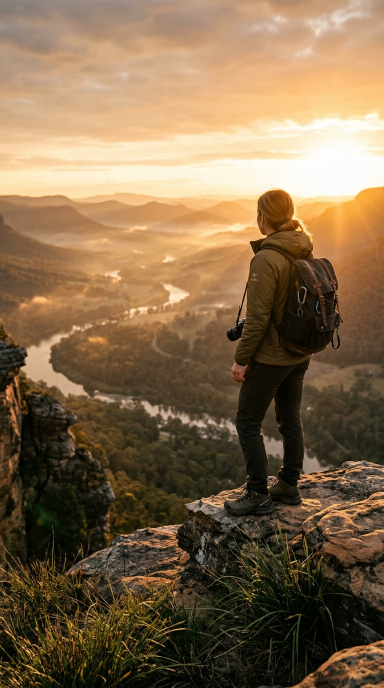
#> input picture play_store_assets/sample_footage/footage_hero_sunset.jpg, 768 x 1376 px, found by its file name (shown at 1/2 size)
$ python test_slide1_full.py
#> lines starting #> are read from the running program, lines starting #| are printed output that depends on the picture
import os, sys
from PIL import Image, ImageDraw, ImageFilter, ImageFont, ImageEnhance
from test_phone_mockup import create_flagship_phone

BRAIN_DIR = '/Users/pritamsharma/.gemini/antigravity/brain/1924d82f-8c85-4f77-96d0-28de4bd5bc32'
FOOTAGE_DIR = '/Users/pritamsharma/Downloads/video_editor_app/play_store_assets/sample_footage'

canvas_w, canvas_h = 1080, 1920

# 1. Background: Ambient blurred footage
footage = Image.open(os.path.join(FOOTAGE_DIR, 'footage_hero_sunset.jpg')).convert('RGBA')
bg_ambient = footage.resize((canvas_w, canvas_h), Image.Resampling.LANCZOS)
bg_ambient = bg_ambient.filter(ImageFilter.GaussianBlur(100))
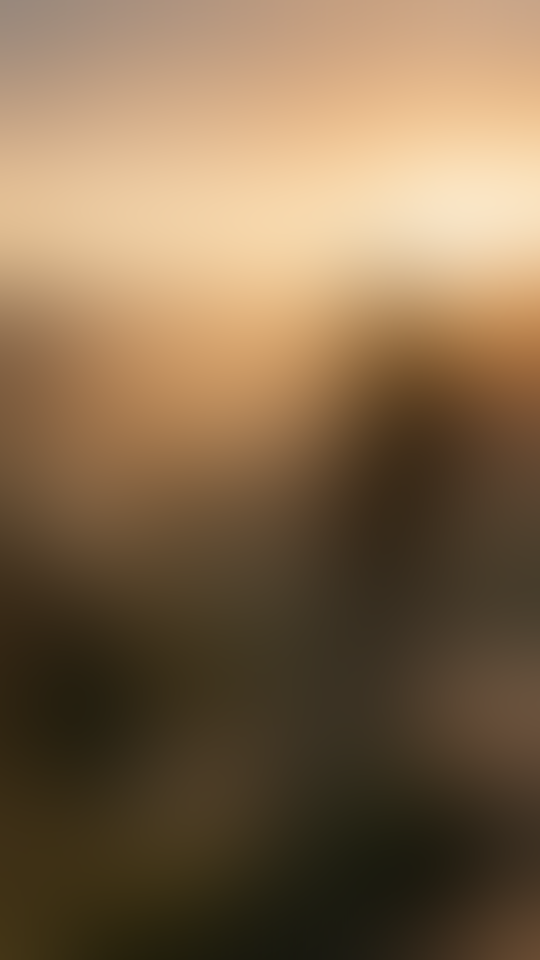
#> bg_ambient: PIL image 1080x1920 RGBA (shown at 1/2 size); mean R, G, B, A 129.8, 105.2, 76.1, 255

# Darken ambient
enhancer = ImageEnhance.Brightness(bg_ambient)
bg_ambient = enhancer.enhance(0.38)
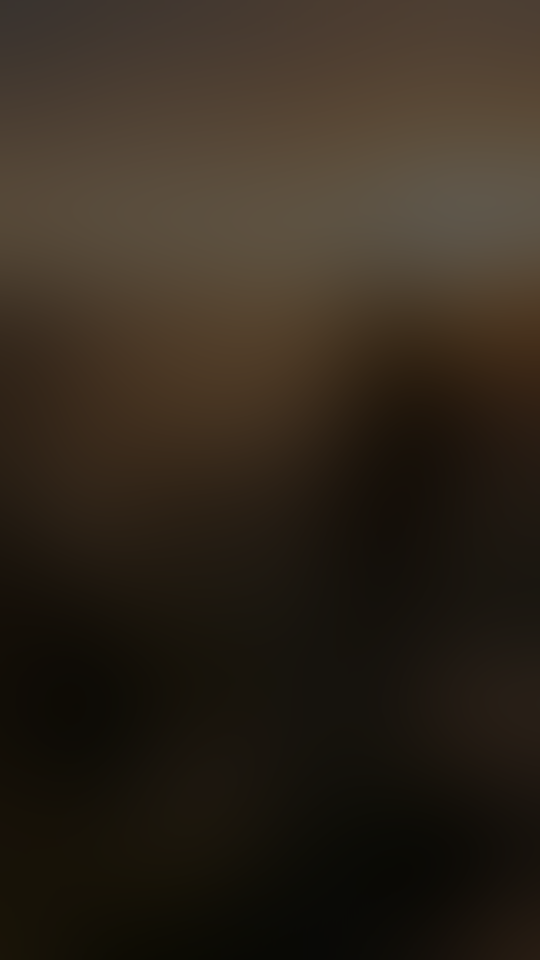
#> bg_ambient: PIL image 1080x1920 RGBA (shown at 1/2 size); mean R, G, B, A 48.8, 39.5, 28.4, 255
sat_enhancer = ImageEnhance.Color(bg_ambient)
bg_ambient = sat_enhancer.enhance(1.4)

# Blend with deep navy studio base
dark_overlay = Image.new('RGBA', (canvas_w, canvas_h), (10, 12, 18, 140))
bg = Image.alpha_composite(bg_ambient, dark_overlay)
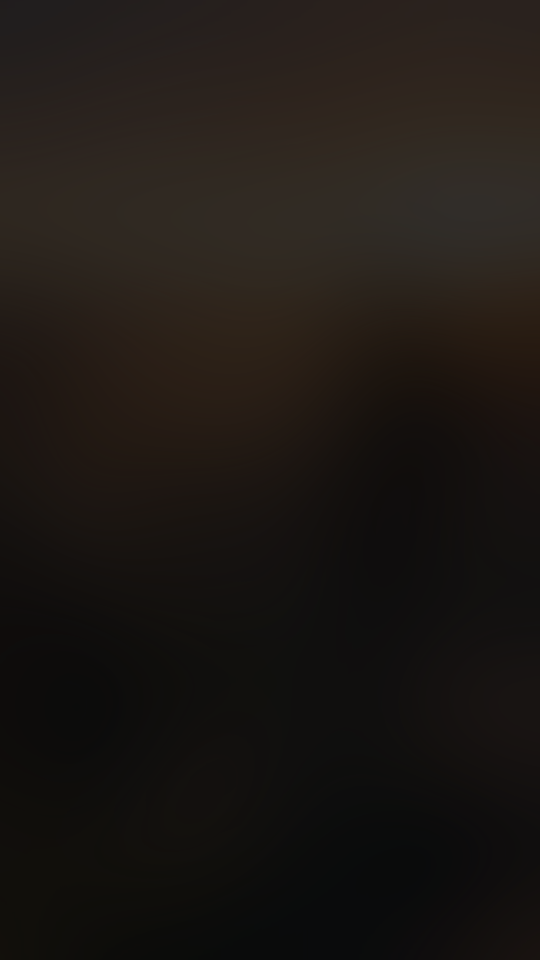
#> bg: PIL image 1080x1920 RGBA (shown at 1/2 size); mean R, G, B, A 28.7, 24, 20.2, 255

# Top gradient fade for header legibility
grad_fade = Image.new('RGBA', (canvas_w, canvas_h), (0, 0, 0, 0))
#> grad_fade: PIL image 1080x1920 RGBA; every value is 0
g_draw = ImageDraw.Draw(grad_fade)
for y in range(400):
    a = int(220 * (1.0 - (y / 400.0)**1.2))
    g_draw.line([(0, y), (canvas_w, y)], fill=(10, 12, 18, a))
bg = Image.alpha_composite(bg, grad_fade)
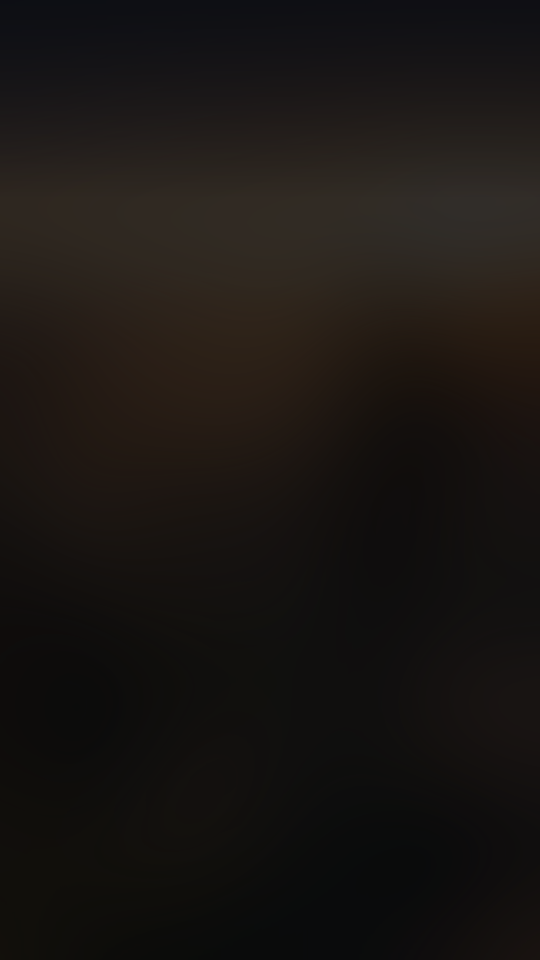
#> bg: PIL image 1080x1920 RGBA (shown at 1/2 size); mean R, G, B, A 25.6, 21.8, 19.1, 255

# 2. Get enhanced editor screen
#> (the run stopped early here; a loop or call above may not have finished)

$ run again, with play_store_assets/sample_footage/footage_fashion_coastal.jpg copied over play_store_assets/sample_footage/footage_hero_sunset.jpg
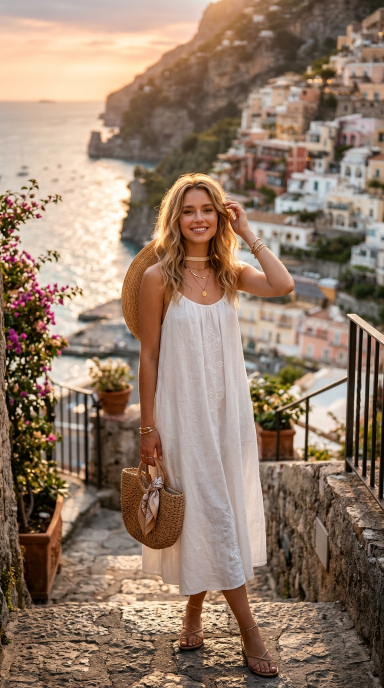
#> input picture play_store_assets/sample_footage/footage_fashion_coastal.jpg, 768 x 1376 px, found by its file name (shown at 1/2 size)
#> `bg_ambient = enhancer.enhance(0.38)`:
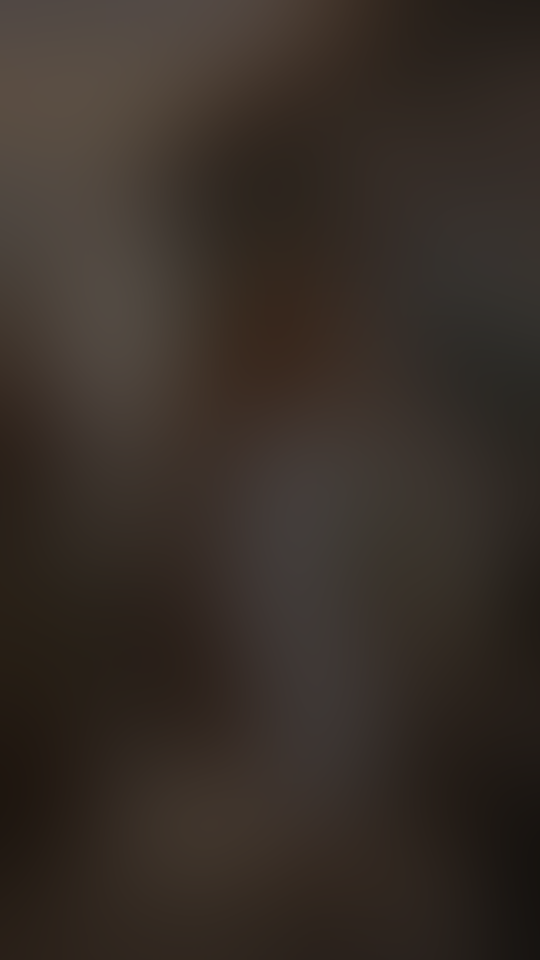
#> bg_ambient: PIL image 1080x1920 RGBA (shown at 1/2 size); mean R, G, B, A 55.3, 46.4, 39.7, 255
#> grad_fade: PIL image 1080x1920 RGBA; every value is 0
#> `bg = Image.alpha_composite(bg, grad_fade)`:
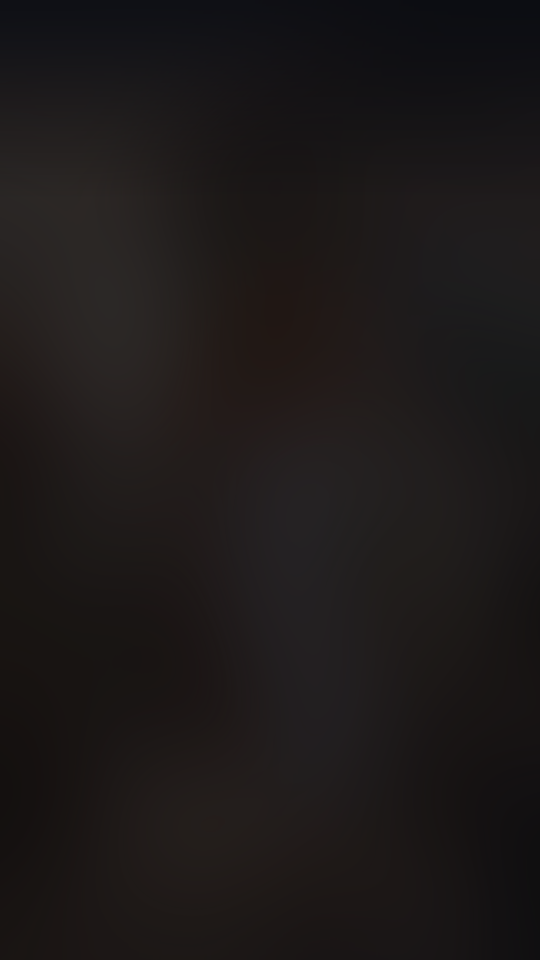
#> bg: PIL image 1080x1920 RGBA (shown at 1/2 size); mean R, G, B, A 28.9, 25.2, 25, 255
